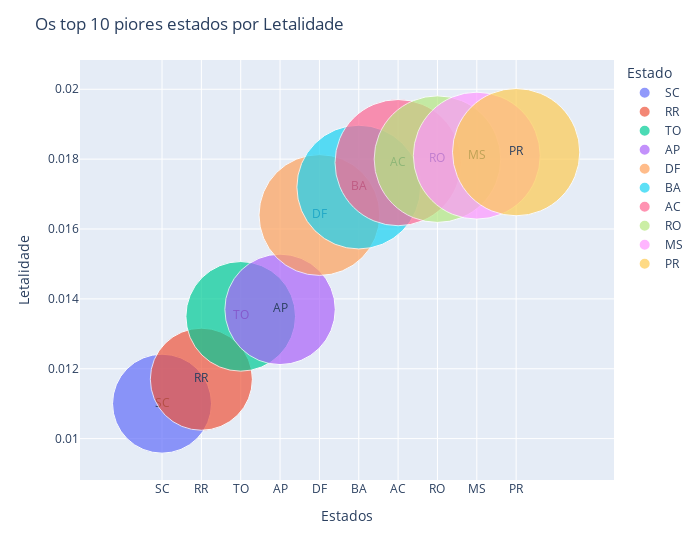

The code cell stored with this chart in its notebook:
### Code cell
def covid_bubble_chart(df, column, n, asc=False):
    df = df.sort_values(column,ascending=asc).copy().head(n)
    fig = px.scatter(df, x="Estado", y=column, size=column, color="Estado",
               text="Estado", size_max=90)
    fig.update_layout(
    title="Os top " + str(n) + ' piores estados por '  + column,
    xaxis_title="Estados",
    yaxis_title=column,
    width = 700
    )
    fig.show();
    
covid_bubble_chart(df_states, 'Letalidade',10, True)

### Figure 1 — Plotly figure (JSON) as saved in the notebook; plotly's stock layout.template omitted (floating-point values rounded to 4 significant figures)
{"data": [{"hovertemplate": "Estado=%{text}<br>Letalidade=%{marker.size}<extra></extra>", "legendgroup": "SC", "marker": {"color": "#636efa", "size": [0.011], "sizemode": "area", "sizeref": 2.247e-06, "symbol": "circle"}, "mode": "markers+text", "name": "SC", "orientation": "v", "showlegend": true, "text": ["SC"], "type": "scatter", "x": ["SC"], "xaxis": "x", "y": [0.011], "yaxis": "y"}, {"hovertemplate": "Estado=%{text}<br>Letalidade=%{marker.size}<extra></extra>", "legendgroup": "RR", "marker": {"color": "#EF553B", "size": [0.0117], "sizemode": "area", "sizeref": 2.247e-06, "symbol": "circle"}, "mode": "markers+text", "name": "RR", "orientation": "v", "showlegend": true, "text": ["RR"], "type": "scatter", "x": ["RR"], "xaxis": "x", "y": [0.0117], "yaxis": "y"}, {"hovertemplate": "Estado=%{text}<br>Letalidade=%{marker.size}<extra></extra>", "legendgroup": "TO", "marker": {"color": "#00cc96", "size": [0.0135], "sizemode": "area", "sizeref": 2.247e-06, "symbol": "circle"}, "mode": "markers+text", "name": "TO", "orientation": "v", "showlegend": true, "text": ["TO"], "type": "scatter", "x": ["TO"], "xaxis": "x", "y": [0.0135], "yaxis": "y"}, {"hovertemplate": "Estado=%{text}<br>Letalidade=%{marker.size}<extra></extra>", "legendgroup": "AP", "marker": {"color": "#ab63fa", "size": [0.0137], "sizemode": "area", "sizeref": 2.247e-06, "symbol": "circle"}, "mode": "markers+text", "name": "AP", "orientation": "v", "showlegend": true, "text": ["AP"], "type": "scatter", "x": ["AP"], "xaxis": "x", "y": [0.0137], "yaxis": "y"}, {"hovertemplate": "Estado=%{text}<br>Letalidade=%{marker.size}<extra></extra>", "legendgroup": "DF", "marker": {"color": "#FFA15A", "size": [0.0164], "sizemode": "area", "sizeref": 2.247e-06, "symbol": "circle"}, "mode": "markers+text", "name": "DF", "orientation": "v", "showlegend": true, "text": ["DF"], "type": "scatter", "x": ["DF"], "xaxis": "x", "y": [0.0164], "yaxis": "y"}, {"hovertemplate": "Estado=%{text}<br>Letalidade=%{marker.size}<extra></extra>", "legendgroup": "BA", "marker": {"color": "#19d3f3", "size": [0.0172], "sizemode": "area", "sizeref": 2.247e-06, "symbol": "circle"}, "mode": "markers+text", "name": "BA", "orientation": "v", "showlegend": true, "text": ["BA"], "type": "scatter", "x": ["BA"], "xaxis": "x", "y": [0.0172], "yaxis": "y"}, {"hovertemplate": "Estado=%{text}<br>Letalidade=%{marker.size}<extra></extra>", "legendgroup": "AC", "marker": {"color": "#FF6692", "size": [0.0179], "sizemode": "area", "sizeref": 2.247e-06, "symbol": "circle"}, "mode": "markers+text", "name": "AC", "orientation": "v", "showlegend": true, "text": ["AC"], "type": "scatter", "x": ["AC"], "xaxis": "x", "y": [0.0179], "yaxis": "y"}, {"hovertemplate": "Estado=%{text}<br>Letalidade=%{marker.size}<extra></extra>", "legendgroup": "RO", "marker": {"color": "#B6E880", "size": [0.018], "sizemode": "area", "sizeref": 2.247e-06, "symbol": "circle"}, "mode": "markers+text", "name": "RO", "orientation": "v", "showlegend": true, "text": ["RO"], "type": "scatter", "x": ["RO"], "xaxis": "x", "y": [0.018], "yaxis": "y"}, {"hovertemplate": "Estado=%{text}<br>Letalidade=%{marker.size}<extra></extra>", "legendgroup": "MS", "marker": {"color": "#FF97FF", "size": [0.0181], "sizemode": "area", "sizeref": 2.247e-06, "symbol": "circle"}, "mode": "markers+text", "name": "MS", "orientation": "v", "showlegend": true, "text": ["MS"], "type": "scatter", "x": ["MS"], "xaxis": "x", "y": [0.0181], "yaxis": "y"}, {"hovertemplate": "Estado=%{text}<br>Letalidade=%{marker.size}<extra></extra>", "legendgroup": "PR", "marker": {"color": "#FECB52", "size": [0.0182], "sizemode": "area", "sizeref": 2.247e-06, "symbol": "circle"}, "mode": "markers+text", "name": "PR", "orientation": "v", "showlegend": true, "text": ["PR"], "type": "scatter", "x": ["PR"], "xaxis": "x", "y": [0.0182], "yaxis": "y"}], "layout": {"legend": {"itemsizing": "constant", "title": {"text": "Estado"}, "tracegroupgap": 0}, "margin": {"t": 60}, "title": {"text": "Os top 10 piores estados por Letalidade"}, "width": 700, "xaxis": {"anchor": "y", "categoryarray": ["SC", "RR", "TO", "AP", "DF", "BA", "AC", "RO", "MS", "PR"], "categoryorder": "array", "domain": [0, 1], "title": {"text": "Estados"}}, "yaxis": {"anchor": "x", "domain": [0, 1], "title": {"text": "Letalidade"}}}}
